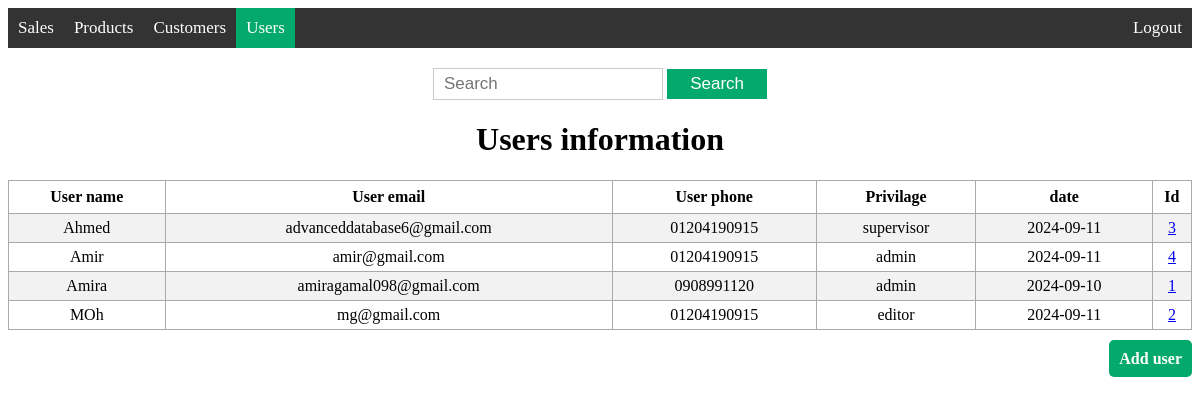
/view_user (signed in), run on an earlier commit of the app's database.
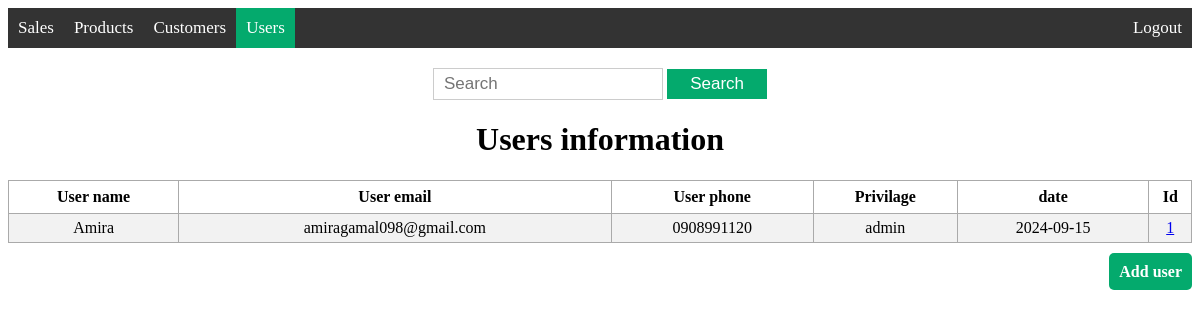
And on a later commit of the database.
### models/user.py (models this page shows)
class User(db.Model, UserMixin):
    __tablename__ = 'user'
    id = db.Column(db.Integer, primary_key=True)
    user_name = db.Column(db.String(200), nullable=False)
    user_email = db.Column(db.String(200), nullable=False)
    user_phone = db.Column(db.String(15))
    password = db.Column(db.String(128), nullable=False)
    active = db.Column(db.Boolean(), default=True)
    roles = db.relationship('Role', secondary='user_roles', backref='roled')
    date = db.Column(db.DateTime, default=datetime.now(pytz.UTC))
    fs_uniquifier = db.Column(db.String(90), nullable=False, unique=True,
                              default=generate_unique_value)

class Role(db.Model, RoleMixin):
    __tablename__ = 'role'
    id = db.Column(db.Integer, primary_key=True)
    name = db.Column(db.String(50), unique=True)

### app.py (the view)
@app.route('/view_user', methods=['GET'])
@roles_accepted('admin', 'supervisor')
def view_user():
    users = User.query.order_by(User.user_name).all()
    return render_template('view_user.html', users=users)

### templates/view_user.html (shortened to what this page needs)
{% extends 'base.html' %}
{% block body %}
<div class="content">
    {% block navbar %}
    <div class='topnav'>
        <a href='/view_sale'>Sales</a>
        <a href='/view_product'>Products</a>
        <a href='/view_customer'>Customers</a>
        {% if current_user.has_role('admin') or current_user.has_role('supervisor')%}
        <a class='active' href='/view_user'>Users</a>
        {% endif %}
        <a class='logout' href='/logout'>Logout</a>
    </div>
    {% endblock %}
    <div class='search'>
        <form action="{{ url_for('search_user', search='') }}" method="get">
            <input type='text' placeholder='Search' name='search' id='search'>
            <input type='submit' value="Search">
        </form>
    </div>
    <div class="view">
        <h1 style="text-align: center;">Users information</h1>
        {% if users|length < 1 %}
        <h4  style="text-align: center;"> There are no users, create one below!</h4>
        {% else %}
        <table>
            <tr>
                <th>User name</th>
                <th>User email</th>
                <th>User phone</th>
                <th>Privilage</th>
                <th>date</th>
                <th>Id</th>
            </tr>
            {% for user in users %}
                <tr>
                    <td>{{ user.user_name }}</td>
                    <td>{{ user.user_email }}</td>
                    <td>{{ user.user_phone }}</td>
                    <td>{{ user.roles[0].name }}</td>
                    <td>{{ user.date.date() }}</td>
                    <td><a href="/info_user/{{ user.id }}">{{ user.id }}</a></td>
                </tr>
            {% endfor %}
        </table>
        {% endif %}
    </div>
    <div class="add">
        {% if current_user.has_role('admin') or current_user.has_role('editor')%}
        <a href="/add_user">Add user</a>
        {% endif %}
    </div>
</div>
{% endblock %}

What changed in the data, as far as the page shows it:
removed User: user_name "Ahmed", user_email "advanceddatabase6@gmail.com", user_phone "01204190915", name "supervisor", date "2024-09-11", id "3"
removed User: user_name "Amir", user_email "amir@gmail.com", user_phone "01204190915", name "admin", date "2024-09-11", id "4"
removed User: user_name "MOh", user_email "mg@gmail.com", user_phone "01204190915", name "editor", date "2024-09-11", id "2"
changed User "Amira": date "2024-09-10" → "2024-09-15"
